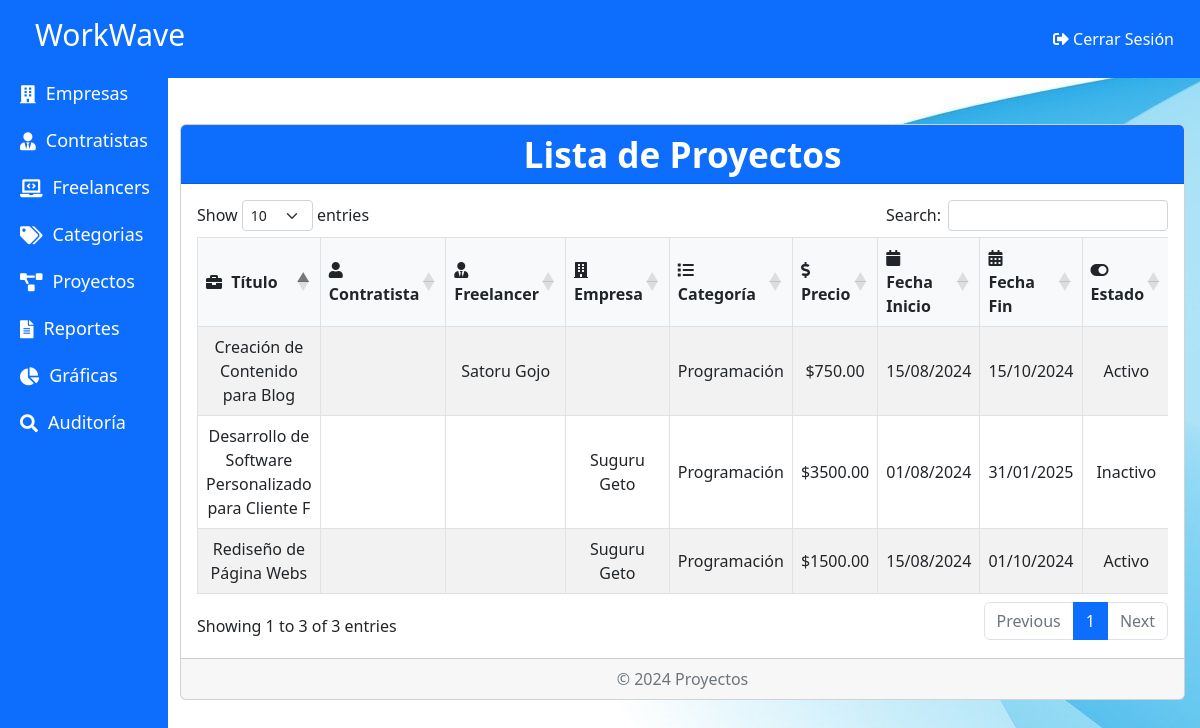
/Admin/Proyectos.php, run on an earlier commit of the app's database.
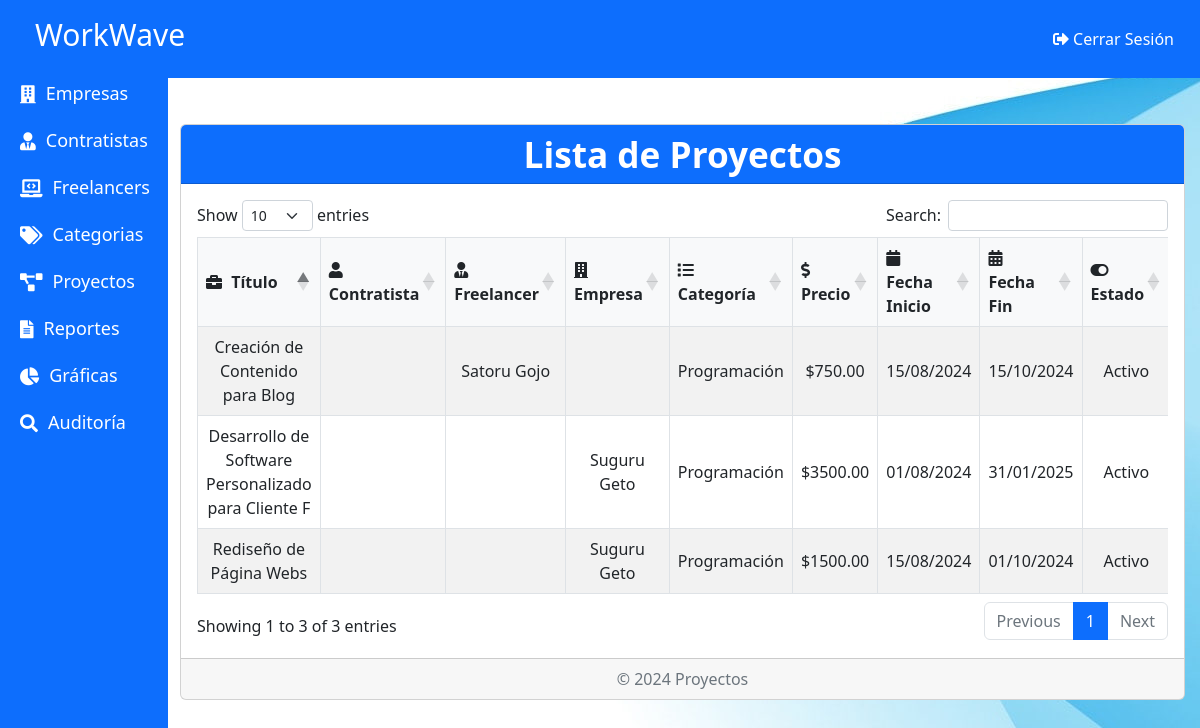
And on a later commit of the database.
### tables this page shows
CREATE TABLE `proyectos` (
  `id` int(11) NOT NULL,
  `tipo_usuario` enum('contratistas','freelancers','empresas') NOT NULL,
  `contratista_id` int(11) DEFAULT NULL,
  `freelancer_id` int(11) DEFAULT NULL,
  `empresa_id` int(11) DEFAULT NULL,
  `titulo` varchar(255) NOT NULL,
  `descripcion` text DEFAULT NULL,
  `image_url` varchar(255) DEFAULT NULL,
  `categoria_id` int(11) DEFAULT NULL,
  `precio` decimal(10,2) DEFAULT NULL,
  `estado` tinyint(1) DEFAULT 1,
  `fecha_inicio` date DEFAULT NULL,
  `fecha_fin` date DEFAULT NULL,
  `fecha_registro` timestamp NOT NULL DEFAULT current_timestamp(),
  `intereses` text DEFAULT NULL,
  `Etiqueta` enum('Oferta','Servicio') DEFAULT NULL,
  `repositorio` varchar(255) DEFAULT NULL,
  `terminado` enum('Sí','No') DEFAULT 'No',
  `pago` enum('Pendiente','Pagado') DEFAULT 'Pendiente'
);

CREATE TABLE `empresas` (
  `id` int(11) NOT NULL,
  `nombre_empresa` varchar(255) NOT NULL,
  `email` varchar(255) NOT NULL,
  `telefono` varchar(20) NOT NULL,
  `rif` text NOT NULL,
  `direccion` text NOT NULL,
  `descripcion_empresa` text NOT NULL,
  `sitio_web` varchar(255) DEFAULT NULL,
  `contrasena` varchar(255) NOT NULL,
  `Estado` tinyint(1) DEFAULT 1,
  `image_url` varchar(255) DEFAULT NULL,
  `doc_rif` varchar(255) DEFAULT NULL
);

CREATE TABLE `categorias` (
  `id` int(11) NOT NULL,
  `nombre` varchar(255) NOT NULL,
  `descripcion` text DEFAULT NULL,
  `estado` tinyint(1) NOT NULL DEFAULT 1
);

### Admin/Proyectos.php (the view, shortened to what this page needs)
<?php
include './Dashboard.php';
?>
<!DOCTYPE html>
<html lang="es">
<head>
    <link href="./Assets/css/bootstrap.min.css" rel="stylesheet">
    <link rel="stylesheet" href="https://cdnjs.cloudflare.com/ajax/libs/font-awesome/5.15.4/css/all.min.css">
    <link rel="stylesheet" href="https://cdn.datatables.net/1.11.5/css/dataTables.bootstrap5.min.css">
    <link rel="stylesheet" href="./Assets/css/CRUD.css">
</head>
<body>
<nav class="navbar navbar-expand-lg navbar-light bg-light">
    <div class="container-fluid">
        <a class="navbar-brand" href="#">Proyectos</a>
    </div>
</nav>
<div class="container mt-5 content-wrapper">
    <div class="card">
        <div class="card-header bg-primary text-white">
            <h2 class="card-title m-0" style="color: white;">Lista de Proyectos</h2>
        </div>
        <div class="card-body">
            <div class="table-responsive">
                <table id="proyectosTable" class="table table-bordered table-striped table-hover">
                    <thead>
                        <tr class="text-center">
                            <th><i class="fas fa-briefcase"></i> Título</th>
                            <th><i class="fas fa-user"></i> Contratista</th>
                            <th><i class="fas fa-user-tie"></i> Freelancer</th>
                            <th><i class="fas fa-building"></i> Empresa</th>
                            <th><i class="fas fa-list"></i> Categoría</th>
                            <th><i class="fas fa-dollar-sign"></i> Precio</th>
                            <th><i class="fas fa-calendar"></i> Fecha Inicio</th>
                            <th><i class="fas fa-calendar-alt"></i> Fecha Fin</th>
                            <th><i class="fas fa-toggle-on"></i> Estado</th>
                        </tr>
                    </thead>
                    <tbody>
                        <?php
                        include './conexion.php';
                        $sql = "SELECT p.*,
                                    c.nombre AS contratista_nombre,
                                    f.nombre AS freelancer_nombre,
                                    e.nombre_empresa AS empresa_nombre,
                                    cat.nombre AS categoria_nombre
                                FROM proyectos p
                                LEFT JOIN contratistas c ON p.contratista_id = c.id
                                LEFT JOIN freelancers f ON p.freelancer_id = f.id
                                LEFT JOIN empresas e ON p.empresa_id = e.id
                                LEFT JOIN categorias cat ON p.categoria_id = cat.id";
                        $result = $conn->query($sql);
                        if ($result->num_rows > 0) {
                            while ($row = $result->fetch_assoc()) {
                                $fecha_inicio = date("d/m/Y", strtotime($row['fecha_inicio']));
                                $fecha_fin = date("d/m/Y", strtotime($row['fecha_fin']));
                                echo "<tr>
                                    <td>{$row['titulo']}</td>
                                    <td>{$row['contratista_nombre']}</td>
                                    <td>{$row['freelancer_nombre']}</td>
                                    <td>{$row['empresa_nombre']}</td>
                                    <td>{$row['categoria_nombre']}</td>
                                    <td>\${$row['precio']}</td>
                                    <td>{$fecha_inicio}</td>
                                    <td>{$fecha_fin}</td>
                                    <td class='text-center'>".($row['estado'] ? 'Activo' : 'Inactivo')."</td>
                                    <td class='text-center'>
                                        <button onclick='toggleStatus({$row['id']}, ".($row['estado'] ? 'false' : 'true').")' class='btn ".($row['estado'] ? 'btn-danger' : 'btn-success')." btn-sm' title='Cambiar Estado'>
                                            <i class='fas ".($row['estado'] ? 'fa-lock' : 'fa-lock-open')."'></i>
                                        </button>
                                    </td>
                                </tr>";
                            }
                        } else {
                            echo "<tr><td colspan='10' class='text-center'>No se encontraron proyectos</td></tr>";
                        }
                        ?>
                    </tbody>
                </table>
            </div>
        </div>
        <div class="card-footer text-muted text-center">
            <p class="mb-0">© 2024 Proyectos</p>
        </div>
    </div>
</div>
</body>
</html>

What changed in the data, as far as the page shows it:
changed proyectos "Desarrollo de Software Personalizado para Cliente F": estado "Inactivo" → "Activo"
